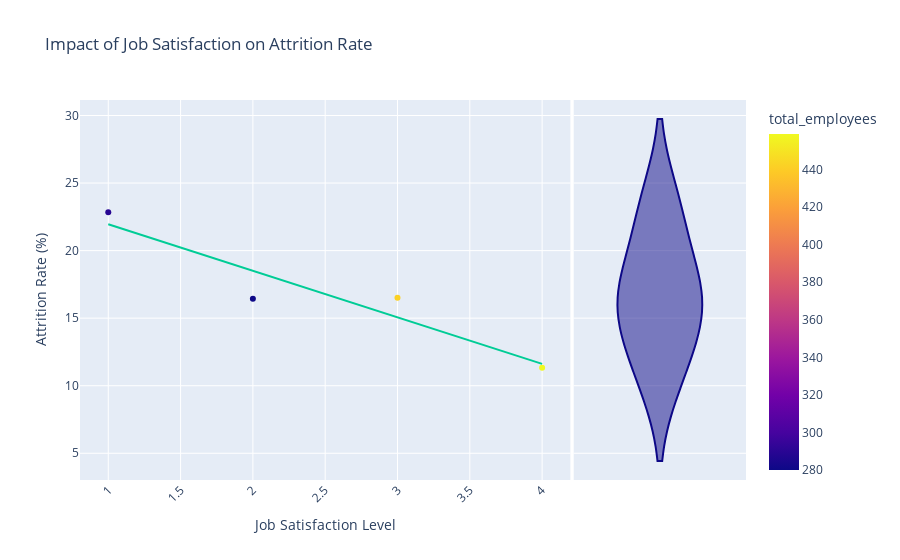

Notebook source saved alongside this figure:
### Code cell
# Example 2: Job satisfaction impact on attrition
df2, fig2 = query_and_visualize("How does job satisfaction impact attrition?")

### Figure 1 — Plotly figure (JSON) as saved in the notebook; plotly's stock layout.template omitted (floating-point values rounded to 4 significant figures)
{"data": [{"hovertemplate": "Job Satisfaction Level=%{x}<br>Attrition Rate (%)=%{y}<br>total_employees=%{marker.color}<extra></extra>", "legendgroup": "", "marker": {"color": [289, 280, 442, 459], "coloraxis": "coloraxis", "symbol": "circle"}, "mode": "markers", "name": "", "orientation": "v", "showlegend": false, "type": "scatter", "x": [1, 2, 3, 4], "xaxis": "x", "y": [22.84, 16.43, 16.52, 11.33], "yaxis": "y"}, {"alignmentgroup": "True", "hovertemplate": "Attrition Rate (%)=%{y}<extra></extra>", "legendgroup": "", "marker": {"color": "#0d0887", "symbol": "circle"}, "name": "", "offsetgroup": "", "scalegroup": "y", "showlegend": false, "type": "violin", "xaxis": "x2", "y": [22.84, 16.43, 16.52, 11.33], "yaxis": "y2"}, {"hovertemplate": "<b>OLS trendline</b><br>attrition_rate = -3.444 * jobsatisfaction + 25.39<br>R<sup>2</sup>=0.890259<br><br>Job Satisfaction Level=%{x}<br>Attrition Rate (%)=%{y} <b>(trend)</b><extra></extra>", "legendgroup": "", "marker": {"symbol": "circle"}, "mode": "lines", "name": "", "showlegend": false, "type": "scatter", "x": [1, 2, 3, 4], "xaxis": "x", "y": [21.95, 18.5, 15.06, 11.61], "yaxis": "y"}], "layout": {"coloraxis": {"colorbar": {"title": {"text": "total_employees"}}, "colorscale": [[0, "#0d0887"], [0.1111, "#46039f"], [0.2222, "#7201a8"], [0.3333, "#9c179e"], [0.4444, "#bd3786"], [0.5556, "#d8576b"], [0.6667, "#ed7953"], [0.7778, "#fb9f3a"], [0.8889, "#fdca26"], [1, "#f0f921"]]}, "legend": {"tracegroupgap": 0}, "title": {"text": "Impact of Job Satisfaction on Attrition Rate"}, "xaxis": {"anchor": "y", "domain": [0, 0.7363], "tickangle": -45, "title": {"text": "Job Satisfaction Level"}}, "xaxis2": {"anchor": "y2", "domain": [0.7413, 1], "matches": "x2", "showgrid": false, "showline": false, "showticklabels": false, "ticks": ""}, "yaxis": {"anchor": "x", "domain": [0, 1], "title": {"text": "Attrition Rate (%)"}}, "yaxis2": {"anchor": "x2", "domain": [0, 1], "matches": "y", "showgrid": true, "showticklabels": false}}}
